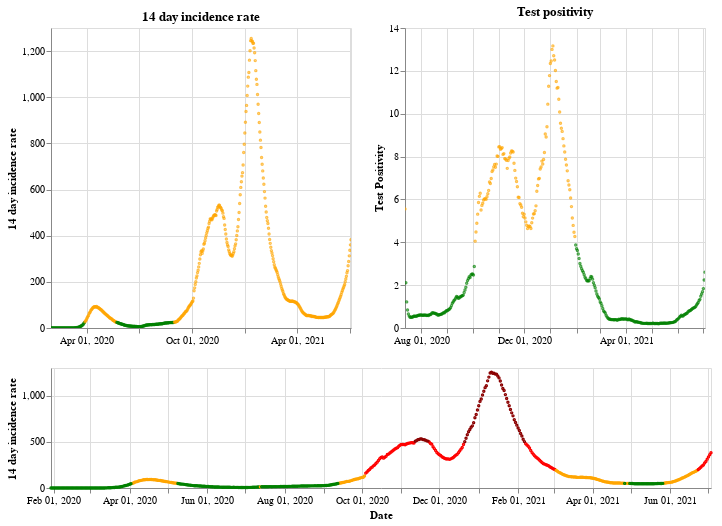

Notebook code cell kept with this figure:
### Markdown cell above
## England

### Code cell
plot_traffic_light('England')

### Figure 1 — Vega-Lite specification as saved in the notebook (floating-point values rounded to 4 significant figures; data arrays with more than 128 entries replaced by an {"elided": "..."} marker saying what was removed)
{"config": {"view": {"continuousWidth": 400, "continuousHeight": 300}}, "vconcat": [{"hconcat": [{"mark": {"type": "point", "size": 2}, "encoding": {"color": {"condition": {"value": "green", "test": "(datum.twoWeeklyCasesRate <= 25)"}, "value": "orange"}, "tooltip": [{"type": "nominal", "field": "areaName"}, {"type": "temporal", "field": "date"}, {"type": "quantitative", "field": "twoWeeklyCasesRate"}, {"type": "quantitative", "field": "testPositivity"}], "x": {"type": "temporal", "axis": {"title": ""}, "field": "date", "scale": {"domain": {"selection": "DateBrush"}}, "timeUnit": "yearmonthdate"}, "y": {"type": "quantitative", "axis": {"title": "14 day incidence rate"}, "field": "twoWeeklyCasesRate"}}, "title": "14 day incidence rate", "width": 300}, {"mark": {"type": "point", "size": 2}, "encoding": {"color": {"condition": {"value": "green", "test": "(datum.testPositivity <= 4)"}, "value": "orange"}, "tooltip": [{"type": "nominal", "field": "areaName"}, {"type": "temporal", "field": "date"}, {"type": "quantitative", "field": "twoWeeklyCasesRate"}, {"type": "quantitative", "field": "testPositivity"}], "x": {"type": "temporal", "axis": {"title": ""}, "field": "date", "scale": {"domain": {"selection": "DateBrush"}}, "timeUnit": "yearmonthdate"}, "y": {"type": "quantitative", "axis": {"title": "Test Positivity"}, "field": "testPositivity"}}, "title": "Test positivity", "width": 300}]}, {"layer": [{"mark": {"type": "point", "size": 2}, "encoding": {"color": {"condition": {"value": "orange", "test": "(((datum.testPositivity < 4) && (datum.twoWeeklyCasesRate >= 50)) && (datum.twoWeeklyCasesRate < 200))"}, "value": "red"}, "opacity": {"condition": {"value": 1, "test": "((datum.twoWeeklyCasesRate >= 50) && (datum.twoWeeklyCasesRate < 500))"}, "value": 0}, "tooltip": [{"type": "nominal", "field": "areaName"}, {"type": "temporal", "field": "date"}, {"type": "quantitative", "field": "twoWeeklyCasesRate"}, {"type": "quantitative", "field": "testPositivity"}], "x": {"type": "temporal", "axis": {"title": "Date"}, "field": "date", "timeUnit": "yearmonthdate"}, "y": {"type": "quantitative", "axis": {"title": "14 day incidence rate"}, "field": "twoWeeklyCasesRate"}}, "selection": {"DateBrush": {"type": "interval", "encodings": ["x"], "fields": ["Time"]}}}, {"mark": {"type": "point", "size": 2}, "encoding": {"color": {"value": "darkred"}, "opacity": {"condition": {"value": 1, "test": "(datum.twoWeeklyCasesRate >= 500)"}, "value": 0}, "tooltip": [{"type": "nominal", "field": "areaName"}, {"type": "temporal", "field": "date"}, {"type": "quantitative", "field": "twoWeeklyCasesRate"}, {"type": "quantitative", "field": "testPositivity"}], "x": {"type": "temporal", "axis": {"title": "Date"}, "field": "date", "timeUnit": "yearmonthdate"}, "y": {"type": "quantitative", "axis": {"title": "14 day incidence rate"}, "field": "twoWeeklyCasesRate"}}}, {"mark": {"type": "point", "size": 2}, "encoding": {"color": {"condition": {"value": "green", "test": "((datum.testPositivity < 4) && (datum.twoWeeklyCasesRate < 50))"}, "value": "orange"}, "opacity": {"condition": {"value": 1, "test": "(datum.twoWeeklyCasesRate < 50)"}, "value": 0}, "tooltip": [{"type": "nominal", "field": "areaName"}, {"type": "temporal", "field": "date"}, {"type": "quantitative", "field": "twoWeeklyCasesRate"}, {"type": "quantitative", "field": "testPositivity"}], "x": {"type": "temporal", "axis": {"title": "Date"}, "field": "date", "timeUnit": "yearmonthdate"}, "y": {"type": "quantitative", "axis": {"title": "14 day incidence rate"}, "field": "twoWeeklyCasesRate"}}}], "height": 120, "width": 660}], "data": {"name": "data-577e547ac04bc9da5a61faa9a34ac910"}, "$schema": "https://vega.github.io/schema/vega-lite/v4.8.1.json", "datasets": {"data-577e547ac04bc9da5a61faa9a34ac910": {"elided": "521 records"}}}
